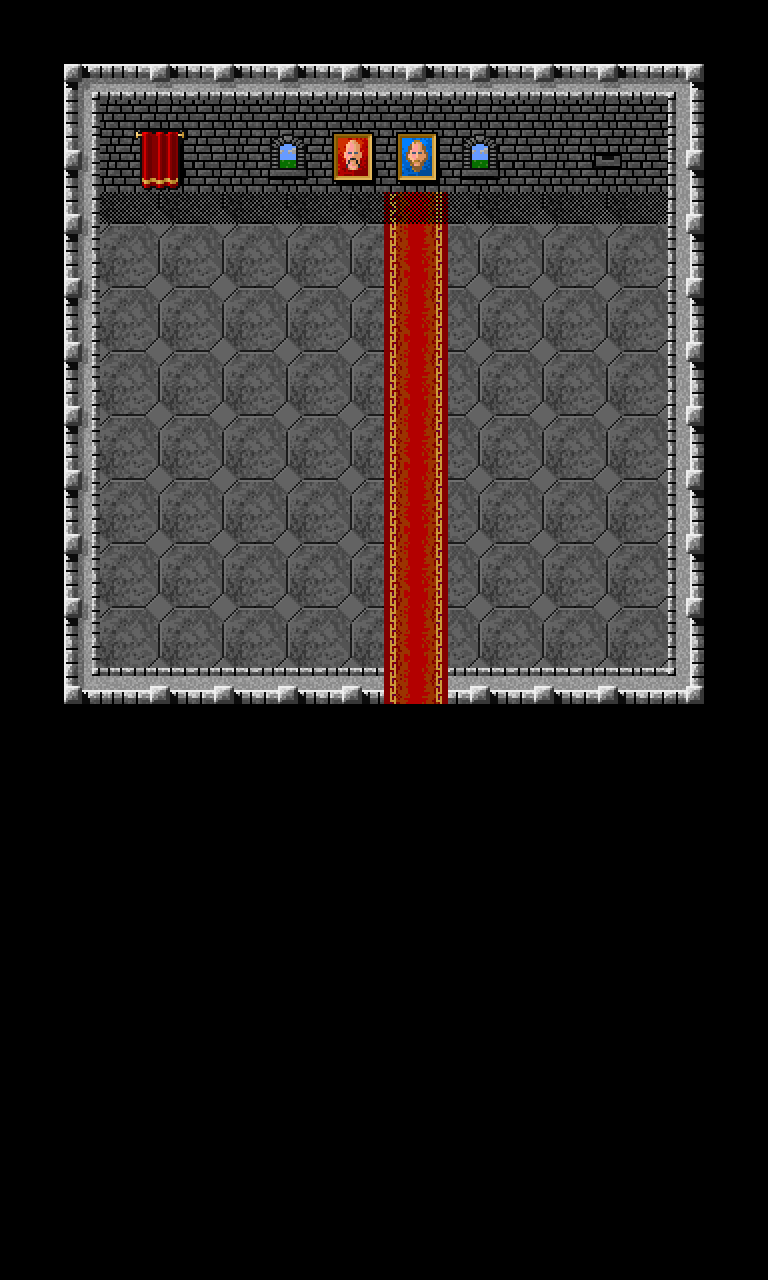

This game map was drawn from its Tiled (.tmx) file and the tilesets committed beside it. A one-line description and the trimmed map source follow:
An orthogonal 12x20 tile map with 64x64 px tiles, 4 tile layers (ground, on_ground, on_ground_detail, above_ground), 1 hidden layer not drawn, 3 tilesets and 4 objects (2x torch, 2x teleport).

<map version="1.0" orientation="orthogonal" width="12" height="20" tilewidth="64" tileheight="64">
 <tileset firstgid="1" name="standard" tilewidth="64" tileheight="64">
  <image source="../img/map/standard.png" width="1024" height="1088" />
 </tileset>
 <tileset firstgid="273" name="building_exterior" tilewidth="64" tileheight="64">
  <image source="../img/map/building_exterior.png" width="576" height="1344" />
 </tileset>
 <tileset firstgid="462" name="meta_tiles" tilewidth="64" tileheight="64">
  <image source="../img/map/meta_tiles.png" width="64" height="64" />
  <tile id="0">
   <properties>
    <property name="type" value="solid" />
   </properties>
  </tile>
 </tileset>
 <layer name="ground" width="12" height="20">
  <data>[240 cells, 144 non-empty, 9 distinct tile ids]</data>
 </layer>
 <layer name="on_ground" width="12" height="20">
  <data>[240 cells, 10 non-empty, 2 distinct tile ids]</data>
 </layer>
 <layer name="on_ground_detail" width="12" height="20">
  <data>[240 cells, 0 non-empty, 0 distinct tile ids]</data>
 </layer>
 <objectgroup name="Object Layer 1" width="12" height="20">
  <object name="torch" x="512" y="128" width="64" height="64">
   <properties>
    <property name="image" value="torch" />
    <property name="spritewidth" value="64" />
   </properties>
  </object>
  <object name="torch" x="192" y="128" width="64" height="64">
   <properties>
    <property name="image" value="torch" />
    <property name="spritewidth" value="64" />
   </properties>
  </object>
  <object name="teleport" x="384" y="704" width="64" height="64">
   <properties>
    <property name="duration" value="1000" />
    <property name="fade" value="#000000" />
    <property name="hasArrow" value="true" />
    <property name="spritewidth" value="64" />
    <property name="to" value="forest_test" />
    <property name="toX" value="3" />
    <property name="toY" value="3" />
   </properties>
  </object>
  <object name="teleport" x="128" y="128" width="64" height="64">
   <properties>
    <property name="duration" value="1000" />
    <property name="fade" value="#000000" />
    <property name="to" value="secret_room" />
    <property name="toX" value="4" />
    <property name="toY" value="6" />
   </properties>
  </object>
 </objectgroup>
 <layer name="above_ground" width="12" height="20">
  <data>[240 cells, 35 non-empty, 8 distinct tile ids]</data>
 </layer>
 <layer name="collision" width="12" height="20" visible="0">
  <data>[240 cells, 62 non-empty, 1 distinct tile ids]</data>
 </layer>
</map>